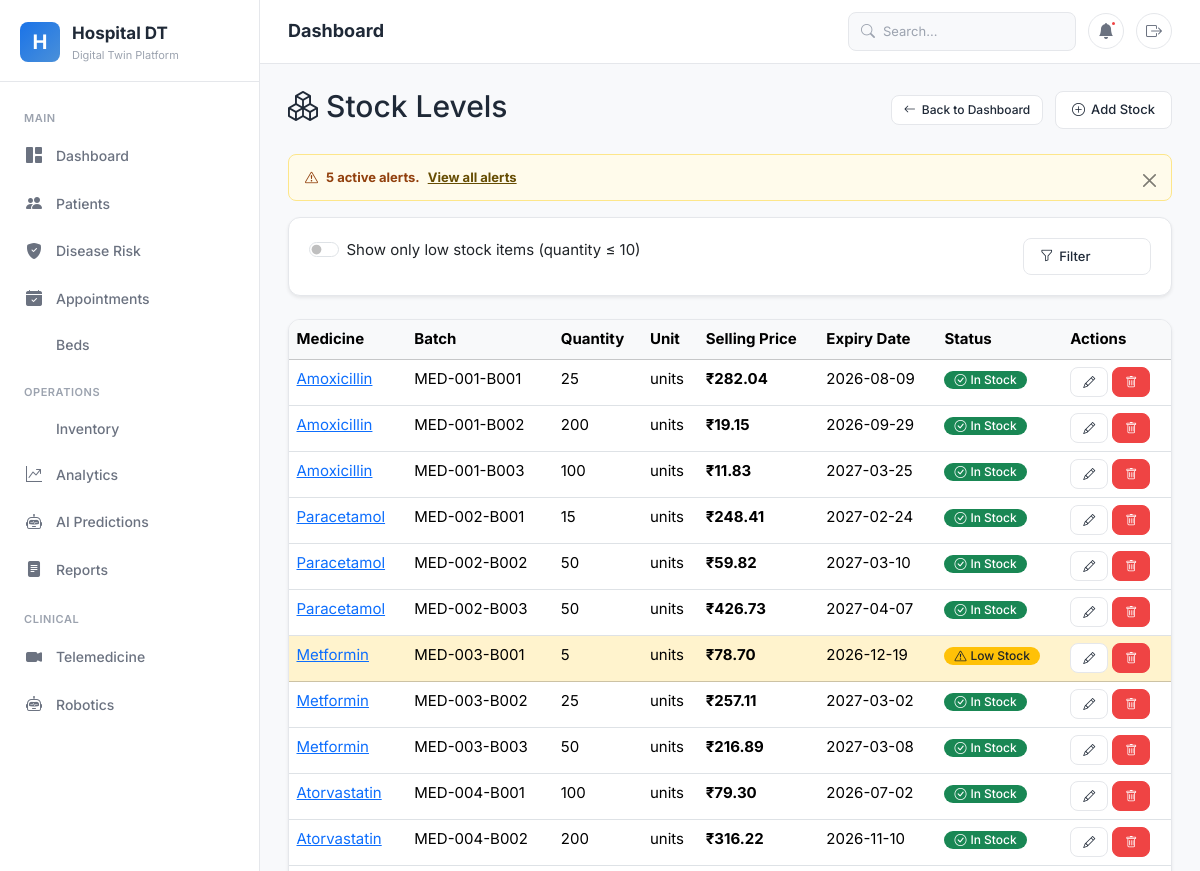
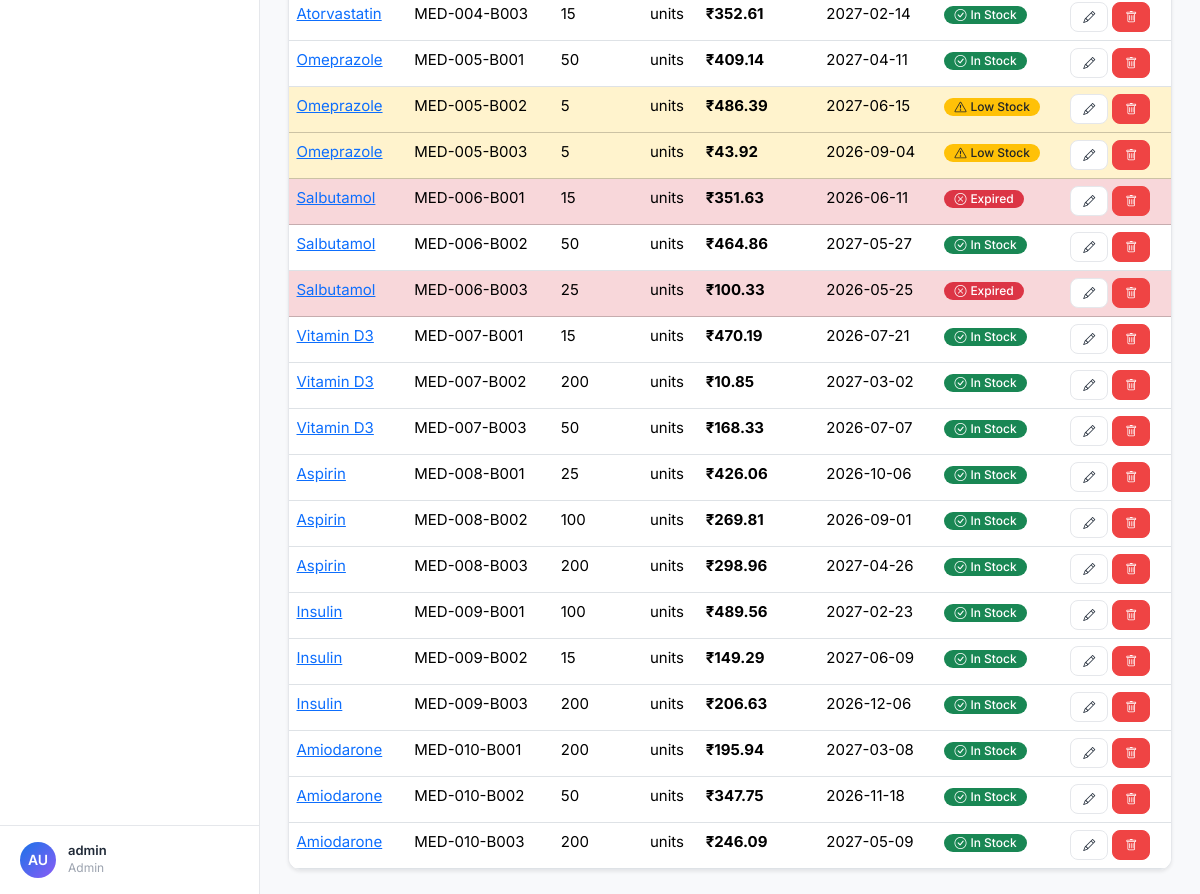
/inventory/stock/ (signed in), run on the app's committed database (2 pictures, top to bottom).
### accounts/models.py (models this page shows, shortened)
class UserRole(models.Model):
    ROLE_CHOICES = [
        ('admin', 'Admin'),
        ('staff', 'Staff'),
        ('patient', 'Patient'),
    ]
    user = models.OneToOneField(User, on_delete=models.CASCADE)
    role = models.CharField(max_length=20, choices=ROLE_CHOICES)
    phone = models.CharField(max_length=15, blank=True)
    address = models.TextField(blank=True)
    created_at = models.DateTimeField(auto_now_add=True)

### inventory/models.py (models this page shows, shortened)
class Inventory(models.Model):
    medicine = models.ForeignKey(Medicine, on_delete=models.CASCADE, related_name='inventory_items')
    batch_number = models.CharField(max_length=100)
    quantity = models.IntegerField()
    unit = models.CharField(max_length=20, default='units')
    expiry_date = models.DateField()
    manufacturing_date = models.DateField(null=True, blank=True)
    purchase_price = models.DecimalField(max_digits=10, decimal_places=2, default=0)
    selling_price = models.DecimalField(max_digits=10, decimal_places=2, default=0)
    created_by = models.ForeignKey(User, on_delete=models.SET_NULL, null=True)
    created_at = models.DateTimeField(auto_now_add=True)
    updated_at = models.DateTimeField(auto_now=True)
    class Meta:
        verbose_name_plural = 'Inventory items'
    def is_expired(self):
        return self.expiry_date < date.today() if self.expiry_date else False
    def is_low_stock(self, threshold=10):
        return self.quantity <= threshold

class Medicine(models.Model):
    CATEGORY_CHOICES = [
        ('tablet', 'Tablet'), ('capsule', 'Capsule'), ('syrup', 'Syrup'),
        ('injection', 'Injection'), ('ointment', 'Ointment'), ('drops', 'Drops'),
        ('inhaler', 'Inhaler'), ('other', 'Other'),
    ]
    medicine_id = models.CharField(max_length=20, unique=True)
    name = models.CharField(max_length=200)
    generic_name = models.CharField(max_length=200, blank=True)
    category = models.ForeignKey(MedicineCategory, on_delete=models.SET_NULL, null=True)
    dosage_form = models.CharField(max_length=20, choices=CATEGORY_CHOICES)
    strength = models.CharField(max_length=100, blank=True)
    manufacturer = models.CharField(max_length=200)
    unit_price = models.DecimalField(max_digits=10, decimal_places=2)
    image = models.ImageField(upload_to='medicines/', blank=True, null=True)
    is_active = models.BooleanField(default=True)
    created_at = models.DateTimeField(auto_now_add=True)
    updated_at = models.DateTimeField(auto_now=True)

### inventory/views.py (the view)
# urls.py: path('stock/', views.inventory_list, name='inventory_list'),
@admin_required
def inventory_list(request):
    low_stock = request.GET.get('low_stock', '')
    items = Inventory.objects.select_related('medicine', 'created_by').all()
    if low_stock:
        items = items.filter(quantity__lte=10)
    alerts = StockAlert.objects.filter(status='active').select_related(
        'inventory_item__medicine'
    )[:5]
    context = {
        'items': items,
        'alerts': alerts,
        'filter_low_stock': low_stock,
    }
    return render(request, 'inventory/inventory_list.html', context)

### templates/inventory/inventory_list.html (shortened to what this page needs)
{% extends 'base.html' %}
{% load static %}
{% block content %}
<div class="d-flex justify-content-between align-items-center mb-4">
    <h2><i class="bi bi-boxes"></i> Stock Levels</h2>
    <div>
        <a href="{% url 'dashboard:home' %}" class="btn btn-outline-secondary btn-sm me-2"><i class="bi bi-arrow-left"></i> Back to Dashboard</a>
        <a href="{% url 'inventory:inventory_create' %}" class="btn btn-success"><i class="bi bi-plus-circle"></i> Add Stock</a>
    </div>
</div>
{% if alerts %}
<div class="alert alert-warning alert-dismissible fade show" role="alert">
    <i class="bi bi-exclamation-triangle"></i>
    <strong>{{ alerts|length }} active alert{{ alerts|length|pluralize }}.</strong>
    <a href="{% url 'inventory:low_stock_alerts' %}" class="alert-link">View all alerts</a>
    <button type="button" class="btn-close" data-bs-dismiss="alert"></button>
</div>
{% endif %}
<div class="card shadow-sm mb-4">
    <div class="card-body">
        <form method="get" class="row g-3">
            <div class="col-md-10">
                <div class="form-check form-switch">
                    <input class="form-check-input" type="checkbox" name="low_stock" id="lowStockCheck" value="1" {% if filter_low_stock %}checked{% endif %} onchange="this.form.submit()">
                    <label class="form-check-label" for="lowStockCheck">Show only low stock items (quantity &le; 10)</label>
                </div>
            </div>
            <div class="col-md-2">
                <button type="submit" class="btn btn-outline-primary w-100"><i class="bi bi-funnel"></i> Filter</button>
            </div>
        </form>
    </div>
</div>
<div class="card shadow-sm">
    <div class="card-body p-0">
        <div class="table-responsive">
            <table class="table table-hover mb-0">
                <thead class="table-light">
                    <tr>
                        <th>Medicine</th>
                        <th>Batch</th>
                        <th>Quantity</th>
                        <th>Unit</th>
                        <th>Selling Price</th>
                        <th>Expiry Date</th>
                        <th>Status</th>
                        <th>Actions</th>
                    </tr>
                </thead>
                <tbody>
                    {% for item in items %}
                    <tr class="{% if item.is_expired %}table-danger{% elif item.is_low_stock %}table-warning{% endif %}">
                        <td><a href="{% url 'inventory:medicine_detail' item.medicine.pk %}">{{ item.medicine.name }}</a></td>
                        <td>{{ item.batch_number }}</td>
                        <td>{{ item.quantity }}</td>
                        <td>{{ item.unit }}</td>
                        <td><strong>₹{{ item.selling_price }}</strong></td>
                        <td>{{ item.expiry_date|date:"Y-m-d" }}</td>
                        <td>
                            {% if item.is_expired %}
                            <span class="badge bg-danger"><i class="bi bi-x-circle"></i> Expired</span>
                            {% elif item.is_low_stock %}
                            <span class="badge bg-warning text-dark"><i class="bi bi-exclamation-triangle"></i> Low Stock</span>
                            {% else %}
                            <span class="badge bg-success"><i class="bi bi-check-circle"></i> In Stock</span>
                            {% endif %}
                        </td>
                        <td>
                            <a href="{% url 'inventory:inventory_update' item.pk %}" class="btn btn-sm btn-warning"><i class="bi bi-pencil"></i></a>
                            <a href="{% url 'inventory:inventory_delete' item.pk %}" class="btn btn-sm btn-danger"><i class="bi bi-trash"></i></a>
                        </td>
                    </tr>
                    {% endfor %}
                </tbody>
            </table>
        </div>
    </div>
</div>
{% endblock %}

### templates/base.html (shortened to what this page needs)
<!DOCTYPE html>
{% load static %}
<html lang="en">
<head>
  <link href="https://cdn.jsdelivr.net/npm/bootstrap@5.3.3/dist/css/bootstrap.min.css" rel="stylesheet">
  <link href="https://cdn.jsdelivr.net/npm/bootstrap-icons@1.11.3/font/bootstrap-icons.min.css" rel="stylesheet">
  <link href="{% static 'css/minimal.css' %}" rel="stylesheet">
</head>
<body>
{% if user.is_authenticated or request.session.patient_name %}
<aside class="sidebar" id="sidebar">
  <div class="sidebar-brand">
    <div class="brand-icon">H</div>
    <div>
      <div class="brand-text">Hospital DT</div>
      <div class="brand-sub">Digital Twin Platform</div>
    </div>
  </div>
  <nav class="sidebar-nav">
    {% if user.is_authenticated %}
    {% with role=user.userrole.role %}
    <div class="nav-section">Main</div>
    <a href="{% url 'dashboard:home' %}" class="nav-item">
      <span class="nav-icon"><i class="bi bi-grid-1x2-fill"></i></span>
      Dashboard
    </a>
    <a href="{% url 'patients:patient_list' %}" class="nav-item">
      <span class="nav-icon"><i class="bi bi-people-fill"></i></span>
      Patients
    </a>
    <a href="{% url 'disease_risk:risk_assessment' %}" class="nav-item">
      <span class="nav-icon"><i class="bi bi-shield-fill-check"></i></span>
      Disease Risk
    </a>
    <a href="{% url 'appointments:appointment_list' %}" class="nav-item">
      <span class="nav-icon"><i class="bi bi-calendar-check-fill"></i></span>
      Appointments
    </a>
    <a href="{% url 'beds:bed_list' %}" class="nav-item">
      Beds
    </a>
    <div class="nav-section">Operations</div>
    <a href="{% url 'inventory:inventory_dashboard' %}" class="nav-item">
      Inventory
    </a>
    <a href="{% url 'analytics:analytics_dashboard' %}" class="nav-item">
      <span class="nav-icon"><i class="bi bi-graph-up-arrow"></i></span>
      Analytics
    </a>
    <a href="{% url 'predictions:prediction_dashboard' %}" class="nav-item">
      <span class="nav-icon"><i class="bi bi-robot"></i></span>
      AI Predictions
    </a>
    <a href="{% url 'reports:report_list' %}" class="nav-item">
      <span class="nav-icon"><i class="bi bi-file-text-fill"></i></span>
      Reports
    </a>
    <div class="nav-section">Clinical</div>
    <a href="{% url 'telemedicine:session_list' %}" class="nav-item">
      <span class="nav-icon"><i class="bi bi-camera-video-fill"></i></span>
      Telemedicine
    </a>
    <a href="{% url 'robotics:robot_list' %}" class="nav-item">
      <span class="nav-icon"><i class="bi bi-robot"></i></span>
      Robotics
    </a>
    {% endwith %}
    {% endif %}
  </nav>
  <div class="sidebar-footer">
    <div class="user-info">
      {% if user.is_authenticated %}
      <div class="user-avatar">{{ user.first_name|first|default:"A" }}{{ user.last_name|first|default:"U" }}</div>
      <div>
        <div class="user-name">{{ user.get_full_name|default:user.username }}</div>
        <div class="user-role">{{ user.userrole.role|default:"Staff"|title }}</div>
      </div>
      {% elif request.session.patient_name %}
      <div class="user-avatar">{{ request.session.patient_name|first|default:"P" }}</div>
      <div>
        <div class="user-name">{{ request.session.patient_name }}</div>
        <div class="user-role">Patient</div>
      </div>
      {% endif %}
    </div>
  </div>
</aside>
<div class="main-content">
  <header class="top-header">
    <div class="header-left">
      <span class="page-title">{% block page_title %}Dashboard{% endblock %}</span>
    </div>
    <div class="header-right">
      {% if user.is_authenticated %}
      <div class="search-box">
        <i class="bi bi-search search-icon"></i>
        <input type="text" placeholder="Search..." id="globalSearch">
      </div>
      <button class="header-btn" title="Notifications">
        <i class="bi bi-bell-fill"></i>
        <span class="dot"></span>
      </button>
      {% endif %}
      <a href="{% url 'accounts:logout' %}" class="header-btn" title="Logout">
        <i class="bi bi-box-arrow-right"></i>
      </a>
    </div>
  </header>
  <div class="page-content">
    {% block content %}{% endblock %}
  </div>
</div>
{% endif %}
</body>
</html>

### data on the page
Inventory: medicine.name "Amoxicillin", batch_number "MED-001-B001", quantity "25", unit "units", selling_price "282.04", expiry_date "2026-08-09", shows "In Stock"
Inventory: medicine.name "Amoxicillin", batch_number "MED-001-B002", quantity "200", unit "units", selling_price "19.15", expiry_date "2026-09-29", shows "In Stock"
Inventory: medicine.name "Amoxicillin", batch_number "MED-001-B003", quantity "100", unit "units", selling_price "11.83", expiry_date "2027-03-25", shows "In Stock"
Inventory: medicine.name "Paracetamol", batch_number "MED-002-B001", quantity "15", unit "units", selling_price "248.41", expiry_date "2027-02-24", shows "In Stock"
Inventory: medicine.name "Paracetamol", batch_number "MED-002-B002", quantity "50", unit "units", selling_price "59.82", expiry_date "2027-03-10", shows "In Stock"
Inventory: medicine.name "Paracetamol", batch_number "MED-002-B003", quantity "50", unit "units", selling_price "426.73", expiry_date "2027-04-07", shows "In Stock"
Inventory: medicine.name "Metformin", batch_number "MED-003-B001", quantity "5", unit "units", selling_price "78.70", expiry_date "2026-12-19", shows "Low Stock"
Inventory: medicine.name "Metformin", batch_number "MED-003-B002", quantity "25", unit "units", selling_price "257.11", expiry_date "2027-03-02", shows "In Stock"
Inventory: medicine.name "Metformin", batch_number "MED-003-B003", quantity "50", unit "units", selling_price "216.89", expiry_date "2027-03-08", shows "In Stock"
Inventory: medicine.name "Atorvastatin", batch_number "MED-004-B001", quantity "100", unit "units", selling_price "79.30", expiry_date "2026-07-02", shows "In Stock"
Inventory: medicine.name "Atorvastatin", batch_number "MED-004-B002", quantity "200", unit "units", selling_price "316.22", expiry_date "2026-11-10", shows "In Stock"
Inventory: medicine.name "Atorvastatin", batch_number "MED-004-B003", quantity "15", unit "units", selling_price "352.61", expiry_date "2027-02-14", shows "In Stock"
Inventory: medicine.name "Omeprazole", batch_number "MED-005-B001", quantity "50", unit "units", selling_price "409.14", expiry_date "2027-04-11", shows "In Stock"
Inventory: medicine.name "Omeprazole", batch_number "MED-005-B002", quantity "5", unit "units", selling_price "486.39", expiry_date "2027-06-15", shows "Low Stock"
Inventory: medicine.name "Omeprazole", batch_number "MED-005-B003", quantity "5", unit "units", selling_price "43.92", expiry_date "2026-09-04", shows "Low Stock"
Inventory: medicine.name "Salbutamol", batch_number "MED-006-B001", quantity "15", unit "units", selling_price "351.63", expiry_date "2026-06-11", shows "Expired"
Inventory: medicine.name "Salbutamol", batch_number "MED-006-B002", quantity "50", unit "units", selling_price "464.86", expiry_date "2027-05-27", shows "In Stock"
Inventory: medicine.name "Salbutamol", batch_number "MED-006-B003", quantity "25", unit "units", selling_price "100.33", expiry_date "2026-05-25", shows "Expired"
Inventory: medicine.name "Vitamin D3", batch_number "MED-007-B001", quantity "15", unit "units", selling_price "470.19", expiry_date "2026-07-21", shows "In Stock"
Inventory: medicine.name "Vitamin D3", batch_number "MED-007-B002", quantity "200", unit "units", selling_price "10.85", expiry_date "2027-03-02", shows "In Stock"
Inventory: medicine.name "Vitamin D3", batch_number "MED-007-B003", quantity "50", unit "units", selling_price "168.33", expiry_date "2026-07-07", shows "In Stock"
Inventory: medicine.name "Aspirin", batch_number "MED-008-B001", quantity "25", unit "units", selling_price "426.06", expiry_date "2026-10-06", shows "In Stock"
Inventory: medicine.name "Aspirin", batch_number "MED-008-B002", quantity "100", unit "units", selling_price "269.81", expiry_date "2026-09-01", shows "In Stock"
Inventory: medicine.name "Aspirin", batch_number "MED-008-B003", quantity "200", unit "units", selling_price "298.96", expiry_date "2027-04-26", shows "In Stock"
Inventory: medicine.name "Insulin", batch_number "MED-009-B001", quantity "100", unit "units", selling_price "489.56", expiry_date "2027-02-23", shows "In Stock"
Inventory: medicine.name "Insulin", batch_number "MED-009-B002", quantity "15", unit "units", selling_price "149.29", expiry_date "2027-06-09", shows "In Stock"
Inventory: medicine.name "Insulin", batch_number "MED-009-B003", quantity "200", unit "units", selling_price "206.63", expiry_date "2026-12-06", shows "In Stock"
Inventory: medicine.name "Amiodarone", batch_number "MED-010-B001", quantity "200", unit "units", selling_price "195.94", expiry_date "2027-03-08", shows "In Stock"
Inventory: medicine.name "Amiodarone", batch_number "MED-010-B002", quantity "50", unit "units", selling_price "347.75", expiry_date "2026-11-18", shows "In Stock"
Inventory: medicine.name "Amiodarone", batch_number "MED-010-B003", quantity "200", unit "units", selling_price "246.09", expiry_date "2027-05-09", shows "In Stock"

### other printed values
{{ user.first_name|first|default:"A" }} "A"
{{ user.last_name|first|default:"U" }} "U"
{{ user.get_full_name|default:user.username }} "admin"
{{ user.userrole.role|default:"Staff"|title }} "Admin"
{{ alerts|length }} "5"
